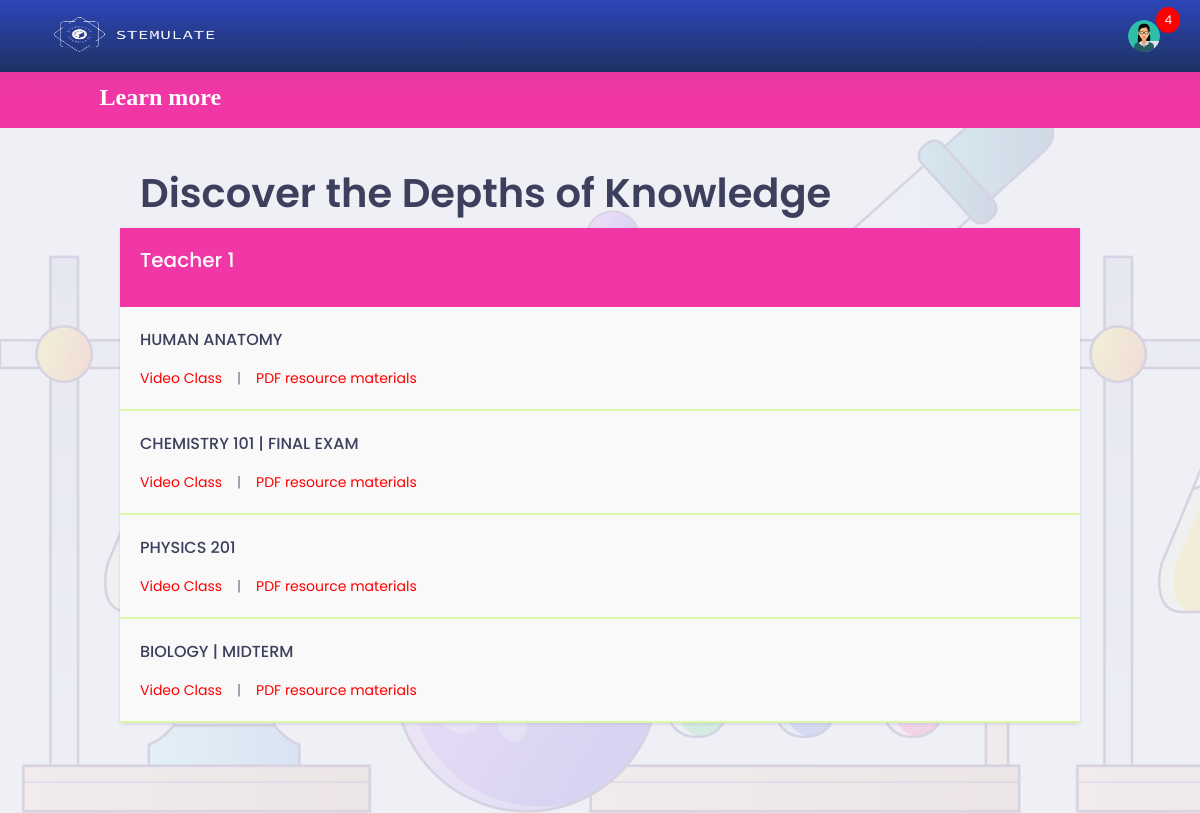
The app's page /student/learn-more.php (signed in), older data.
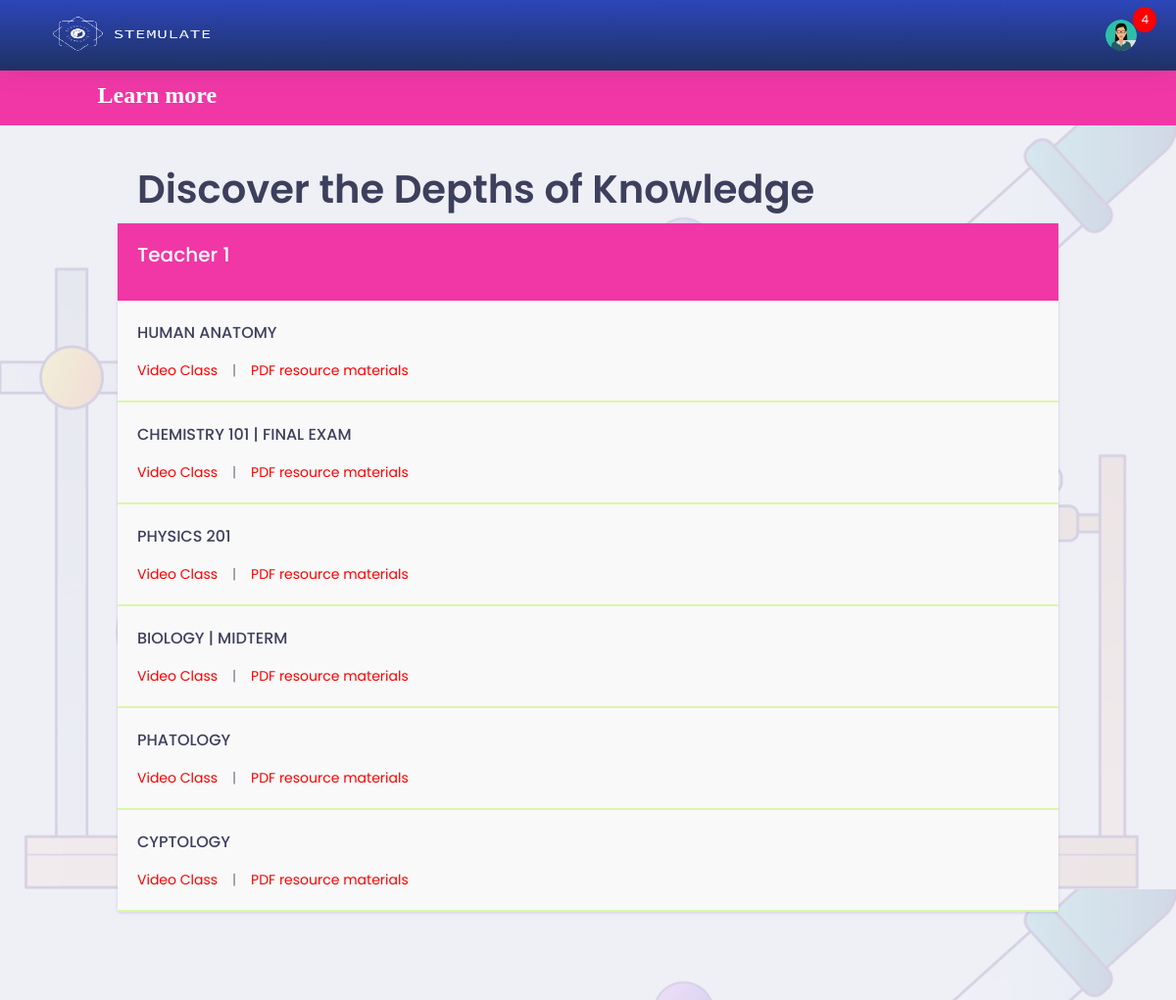
The same page, newer data.
### tables this page shows
CREATE TABLE `student` (
  `id` int(11) NOT NULL,
  `studentid` varchar(255) NOT NULL,
  `name` varchar(255) NOT NULL,
  `dept` varchar(255) NOT NULL,
  `phoneno` varchar(100) NOT NULL,
  `email` varchar(255) NOT NULL,
  `pass` varchar(255) NOT NULL,
  `address` varchar(255) NOT NULL,
  `status` int(11) NOT NULL,
  `designation` int(11) NOT NULL,
  `image` blob DEFAULT NULL,
  `conPerson` varchar(255) DEFAULT NULL,
  `conNumber` varchar(255) DEFAULT NULL,
  `conAddress` varchar(255) DEFAULT NULL,
  `conRelationship` varchar(255) DEFAULT NULL
);

CREATE TABLE `exam` (
  `id` int(11) NOT NULL,
  `semester_id` int(11) NOT NULL,
  `subject_id` int(11) NOT NULL,
  `name` varchar(255) NOT NULL,
  `status` int(11) NOT NULL,
  `admin_id` int(11) NOT NULL,
  `duration` int(11) DEFAULT NULL,
  `question_mark` int(11) DEFAULT NULL,
  `total_mark` int(11) DEFAULT NULL,
  `total_question` int(11) NOT NULL,
  `startDate` datetime DEFAULT NULL,
  `endDate` datetime DEFAULT NULL
);

### student/learn-more.php (the view, shortened to what this page needs)
<?php
    if ($_SESSION['p'] != "") {
?>
<!doctype html>
<html lang="en">
<head>
    <?php include 'head.php'; ?>
</head>
<body>
    <div class="dashboard-main-wrapper">
        <div class="dashboard-header">
            <?php include 'header.php';  ?>
            <?php include 'navigation.php';  ?>
        </div>
        <div class="dashboard-wrapper">
            <div class="dashboard-ecommerce">
                <div class="container-fluid dashboard-content ">
                    <div class="row">
                        <div class="col-xl-12 col-lg-12 col-md-12 col-sm-12 col-12">
                            <div class="page-header">
                                <h2 class="pageheader-title">Discover the Depths of Knowledge</h2>
                            </div>
                        </div>
                    </div>
                    <div class="ecommerce-widget">
                        <div class="row">
                            <?php
                                include 'db.php';
                                $query = mysqli_query($link, "SELECT
                                a.id as stId,
                                a.studentId,
                                a.name,
                                b.id as trId,
                                b.name as teacher
                                FROM student AS a INNER JOIN admin AS b ON a.designation = b.id
                                WHERE a.id = '$_SESSION[id]' ");
                                while($data = mysqli_fetch_array($query)) {
                            ?>
                            <div class="col-xl-12 col-lg-12 col-md-12 col-sm-12 col-12">
                                <div class="card">
                                    <div class="card-body" style="background: var(--fuchsia, #F037A5);">
                                        <h3 style="color:white"><?php echo $data['teacher']; ?></h3>
                                    </div>
                                    <?php
                                        $query2 = mysqli_query($link, "select * from exam where admin_id = '$data[trId]' ");
                                        while($data2 = mysqli_fetch_array($query2)) {
                                    ?>
                                    <div style="text-align:left; padding:20px; border-bottom:2px #DAF7A6 solid; background-color:#F9F9F9;">
                                        <h4><?php echo $data2['name']; ?></h4>
                                        <a href="video_class.php?exam_id=<?php echo $data2['id']; ?>" target="_blank" style="color:#ff0000;">Video Class</a> &nbsp;&nbsp;&nbsp;|&nbsp;&nbsp;&nbsp;
                                        <a href="pdf_file.php?exam_id=<?php echo $data2['id']; ?>" target="_blank" style="color:#ff0000;">PDF resource materials</a> &nbsp;&nbsp;&nbsp;
                                    </div>
                                    <?php } ?>
                                </div>
                            </div>
                            <?php } ?>
                        </div>
                    </div>
                </div>
            </div>
        </div>
    </div>
</body>
</html>
<?php
} else {
    echo "<script>";
    echo "self.location='index.php?msg=<font color=red>Please Login First.</font>';";
    echo "</script>";
}
?>

Row changes from the older to the newer data that the page shows:
added exam: name "PHATOLOGY"
added exam: name "CYPTOLOGY"
